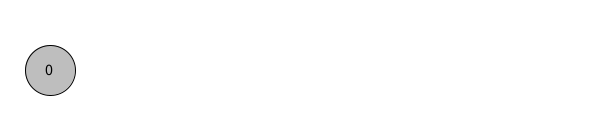
Frame 1 (no input)
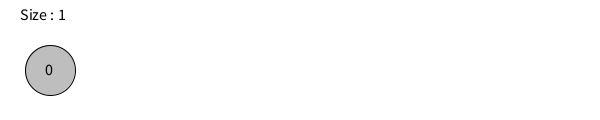
Frame 60 (the mouse pressed at the canvas centre just before this capture)
Frame 120 (the mouse held since frame 60 and released just before this capture): identical to frame 60, image omitted

The Processing sketch that drew these frames (run headless with seeded random() and noise(); from frame 60 on, the mouse is pressed at the canvas centre):

// Processing sketch: Queue
// ── Queue.pde
//学科（2MI）番号（41）氏名（武藤淳之助）

ArrayList<Integer> queue; //キュー
int ballWidth = 50;       //円の大きさ
int n = 0;                //整数を追加する順番

//要素の表示
void displayElement(int index) {
  int x = (index+1)*ballWidth;
  int y = 70;
  fill(190);
  ellipse(x, y, ballWidth, ballWidth);
  fill(0);
  text(queue.get(index), x-5, y+5);
}

void setup() {
  size(600, 120);
  stroke(0);
  textSize(16);
  //スタックの領域確保
  queue = new ArrayList<Integer>();

  //最初の要素の追加
  queue.add(n);
  n++;
}

void draw() {
  background(255);
  text("Size : " + queue.size(), 20, 20 );

  //リストの順に表示
  for (int i=0; i<queue.size(); i++) {
    //要素の表示
    displayElement(i);
  }
}

//queue
void myqueue(Integer element) {
  queue.add(element);
}

//dequeue
Integer mydequeue() {
  Integer tmp;
  if (queue.size()<=0) {
    return -1;
  }
  tmp = queue.get(0);
  queue.remove(0);
  return tmp;
}

void mousePressed() {
  //左クリックでqueue
  //右クリックでdequeue
  if (mouseButton == LEFT) {
    myqueue(n);
    n++;
  } else if (mouseButton == RIGHT) {
    mydequeue();
  }
}
